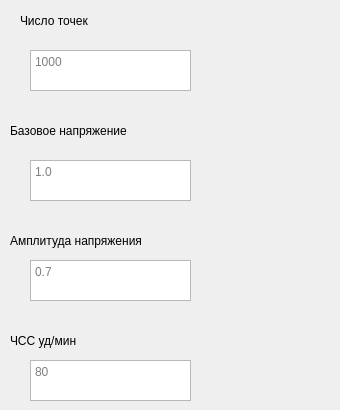
    <widget class="QWidget" name="page_hr">
     <widget class="QTextEdit" name="n_points_5">
      <property name="geometry">
       <rect>
        <x>30</x>
        <y>50</y>
        <width>161</width>
        <height>41</height>
       </rect>
      </property>
      <property name="placeholderText">
       <string>1000</string>
      </property>
     </widget>
     <widget class="QLabel" name="label_20">
      <property name="geometry">
       <rect>
        <x>20</x>
        <y>0</y>
        <width>311</width>
        <height>41</height>
       </rect>
      </property>
      <property name="text">
       <string>Число точек</string>
      </property>
     </widget>
     <widget class="QTextEdit" name="baseV">
      <property name="geometry">
       <rect>
        <x>30</x>
        <y>160</y>
        <width>161</width>
        <height>41</height>
       </rect>
      </property>
      <property name="placeholderText">
       <string>1.0</string>
      </property>
     </widget>
     <widget class="QTextEdit" name="ampV">
      <property name="geometry">
       <rect>
        <x>30</x>
        <y>260</y>
        <width>161</width>
        <height>41</height>
       </rect>
      </property>
      <property name="placeholderText">
       <string>0.7</string>
      </property>
     </widget>
     <widget class="QLabel" name="label_21">
      <property name="geometry">
       <rect>
        <x>10</x>
        <y>110</y>
        <width>311</width>
        <height>41</height>
       </rect>
      </property>
      <property name="text">
       <string>Базовое напряжение</string>
      </property>
     </widget>
     <widget class="QLabel" name="label_22">
      <property name="geometry">
       <rect>
        <x>10</x>
        <y>220</y>
        <width>311</width>
        <height>41</height>
       </rect>
      </property>
      <property name="text">
       <string>Амплитуда напряжения</string>
      </property>
     </widget>
     <widget class="QTextEdit" name="heartRate">
      <property name="geometry">
       <rect>
        <x>30</x>
        <y>360</y>
        <width>161</width>
        <height>41</height>
       </rect>
      </property>
      <property name="placeholderText">
       <string>80</string>
      </property>
     </widget>
     <widget class="QLabel" name="label_23">
      <property name="geometry">
       <rect>
        <x>10</x>
        <y>320</y>
        <width>311</width>
        <height>41</height>
       </rect>
      </property>
      <property name="text">
       <string>ЧСС уд/мин</string>
      </property>
     </widget>
    </widget>
